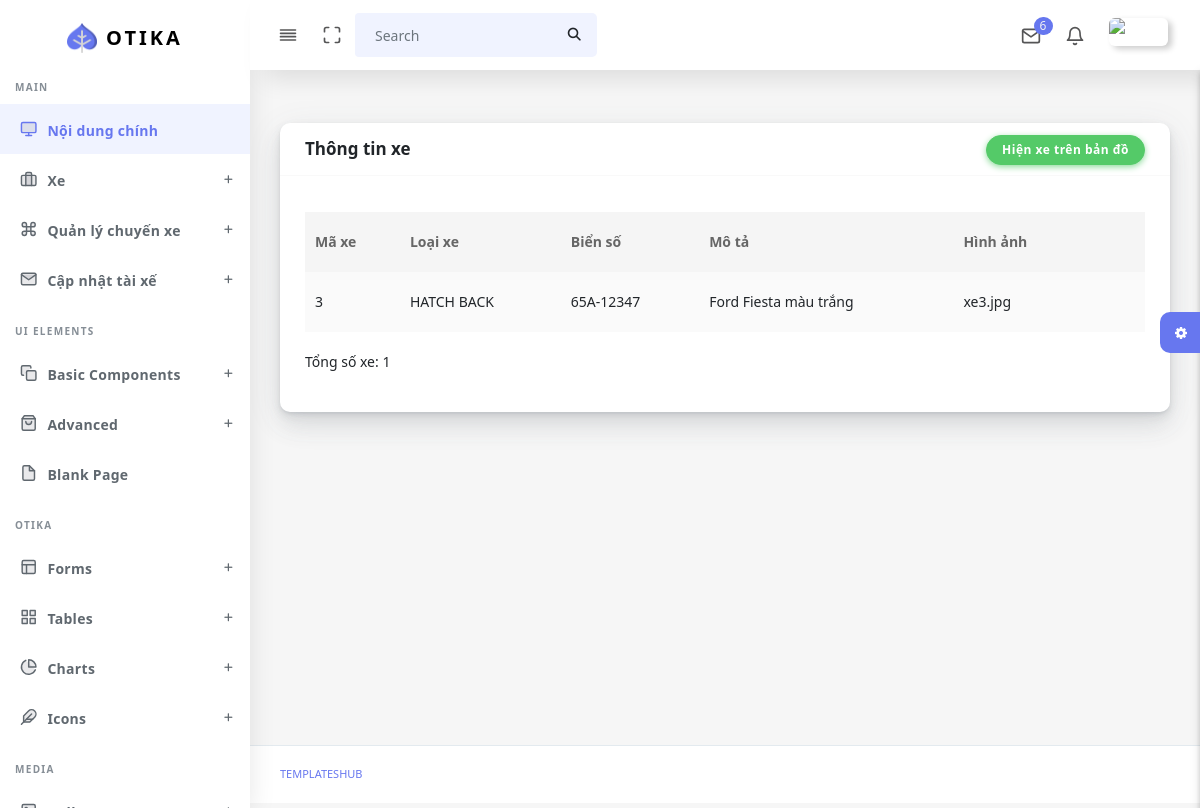
The page /taixe/danhsachxe.php (signed in) on the database its author committed.
### tables this page shows
CREATE TABLE `xe` (
  `X_MA` int(11) NOT NULL,
  `LX_MA` int(11) NOT NULL,
  `X_BIENSO` varchar(10) NOT NULL,
  `X_MOTA` text NOT NULL,
  `X_HINHANH` varchar(200) NOT NULL
);

CREATE TABLE `loaixe` (
  `LX_MA` int(11) NOT NULL,
  `LX_MODEL` varchar(30) NOT NULL,
  `LX_SOCHO` int(11) NOT NULL
);

### taixe/danhsachxe.php (the view, shortened to what this page needs)
<!DOCTYPE html>
<html lang="en">
<?php
  include("connect.php");
  include('head.php');
?>
<body>
  <div id="app">
    <div class="main-wrapper main-wrapper-1">
      <div class="navbar-bg"></div>
      <?php
        include('navbar.php');
        include('sidebar.php');
      ?>
      <div class="main-content">
        <section class="section">
          <div class="section-body">
            <div class="row">
            <div class="col-12">
        <div class="card">
            <div class="card-header" style="display: flex; flex-direction: row; justify-content: space-between;">
                <h4>Thông tin xe</h4>
                <a href="hiendanhsachxetrenbando.php"><button class="btn btn-success" >Hiện xe trên bản đồ</button></a>
            </div>
            <div class="card-body">
                <div class="table-responsive">
                    <table class="table table-striped table-hover" id="tableExport" style="width:100%;">
                        <tbody>
                        <?php
                  $sql = "SELECT xe.x_ma, loaixe.lx_model, xe.x_bienso, xe.x_mota, xe.x_hinhanh
                          FROM xe
                          INNER JOIN loaixe ON xe.lx_ma = loaixe.lx_ma
                          INNER JOIN phutrach ON xe.X_MA = phutrach.X_MA
                          INNER JOIN taixe ON taixe.TX_MA = phutrach.X_MA
                          WHERE TX_USERNAME = '".$_SESSION["username"]."'";
                  $result = $conn->query($sql);
            if ($result->num_rows > 0) {
                echo '<table class="table table-striped table-hover" id="tableExport" style="width:100%;">';
                echo '<thead>';
                echo '<tr>';
                echo '<th>Mã xe</th>';
                echo '<th>Loại xe</th>';
                echo '<th>Biển số</th>';
                echo '<th>Mô tả</th>';
                echo '<th>Hình ảnh</th>';
                echo '<th></th>';
                echo '<th></th>';
                echo '</tr>';
                echo '</thead>';
                echo '<tbody>';
                $totalXe = 0;
                while ($row = $result->fetch_assoc()) {
                    echo "<tr>
                            <td>" . $row["x_ma"] . "</td>
                            <td>" . $row["lx_model"] . "</td>
                            <td>" . $row["x_bienso"] . "</td>
                            <td>" . $row["x_mota"] . "</td>
                            <td>" . $row["x_hinhanh"] . "</td>
                            <td>";
                    ?>
                    <?php
                    echo "</td>
                          <td>";
                    ?>
                    <?php
                    echo "</td>
                          </td>
                          </tr>";
                    $totalXe++;
                }
              echo '</tbody>';
              echo '</table>';
              echo "<p>Tổng số xe: $totalXe</p>";
          } else {
              echo "Không có dữ liệu xe.";
          }
          ?>
                        </tbody>
                    </table>
                </div>
            </div>
        </div>
    </div>
            </div>
          </div>
        </section>
        <div class="settingSidebar">
          <a href="javascript:void(0)" class="settingPanelToggle"> <i class="fa fa-spin fa-cog"></i>
          </a>
        </div>
      </div>
      <footer class="main-footer">
        <div class="footer-left">
          <a href="templateshub.net">Templateshub</a></a>
        </div>
      </footer>
    </div>
  </div>
</body>
</html>

### rows shown on the page
xe: X_MA "3", LX_MA.LX_MODEL "HATCH BACK", X_BIENSO "65A-12347", X_MOTA "Ford Fiesta màu trắng", X_HINHANH "xe3.jpg"

### other values the page prints
$totalXe "1"
